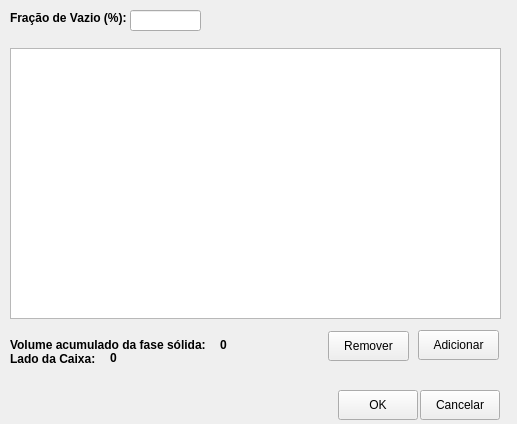
<?xml version="1.0" encoding="UTF-8"?>
<ui version="4.0">
 <class>AdicionarEsferasSistematicamenteComAjusteDaCaixaDialog</class>
 <widget class="QDialog" name="AdicionarEsferasSistematicamenteComAjusteDaCaixaDialog">
  <property name="windowModality">
   <enum>Qt::ApplicationModal</enum>
  </property>
  <property name="geometry">
   <rect>
    <x>0</x>
    <y>0</y>
    <width>517</width>
    <height>424</height>
   </rect>
  </property>
  <property name="windowTitle">
   <string>Adição Sistematizada de Esferas</string>
  </property>
  <widget class="QLabel" name="label">
   <property name="geometry">
    <rect>
     <x>10</x>
     <y>10</y>
     <width>121</width>
     <height>16</height>
    </rect>
   </property>
   <property name="font">
    <font>
     <weight>75</weight>
     <bold>true</bold>
    </font>
   </property>
   <property name="text">
    <string>Fração de Vazio (%):</string>
   </property>
  </widget>
  <widget class="QLineEdit" name="textFracaoVazia">
   <property name="geometry">
    <rect>
     <x>130</x>
     <y>10</y>
     <width>71</width>
     <height>21</height>
    </rect>
   </property>
   <property name="text">
    <string/>
   </property>
  </widget>
  <widget class="QPushButton" name="btnRemover">
   <property name="geometry">
    <rect>
     <x>328</x>
     <y>331</y>
     <width>81</width>
     <height>30</height>
    </rect>
   </property>
   <property name="cursor">
    <cursorShape>PointingHandCursor</cursorShape>
   </property>
   <property name="text">
    <string>Remover</string>
   </property>
   <property name="autoDefault">
    <bool>false</bool>
   </property>
  </widget>
  <widget class="QPushButton" name="btnAdicionar">
   <property name="geometry">
    <rect>
     <x>418</x>
     <y>330</y>
     <width>81</width>
     <height>30</height>
    </rect>
   </property>
   <property name="cursor">
    <cursorShape>PointingHandCursor</cursorShape>
   </property>
   <property name="text">
    <string>Adicionar</string>
   </property>
   <property name="autoDefault">
    <bool>false</bool>
   </property>
  </widget>
  <widget class="QPushButton" name="btnOK">
   <property name="geometry">
    <rect>
     <x>338</x>
     <y>390</y>
     <width>80</width>
     <height>30</height>
    </rect>
   </property>
   <property name="text">
    <string>OK</string>
   </property>
   <property name="autoDefault">
    <bool>false</bool>
   </property>
  </widget>
  <widget class="QPushButton" name="btnCancelar">
   <property name="geometry">
    <rect>
     <x>420</x>
     <y>390</y>
     <width>80</width>
     <height>30</height>
    </rect>
   </property>
   <property name="text">
    <string>Cancelar</string>
   </property>
   <property name="autoDefault">
    <bool>false</bool>
   </property>
  </widget>
  <widget class="QTableView" name="tableEspecificacao">
   <property name="geometry">
    <rect>
     <x>10</x>
     <y>48</y>
     <width>491</width>
     <height>271</height>
    </rect>
   </property>
  </widget>
  <widget class="QLabel" name="label_5">
   <property name="geometry">
    <rect>
     <x>10</x>
     <y>351</y>
     <width>101</width>
     <height>16</height>
    </rect>
   </property>
   <property name="font">
    <font>
     <pointsize>9</pointsize>
     <weight>75</weight>
     <bold>true</bold>
    </font>
   </property>
   <property name="text">
    <string>Lado da Caixa:</string>
   </property>
  </widget>
  <widget class="QLabel" name="labelVolumeFaseSolida">
   <property name="geometry">
    <rect>
     <x>220</x>
     <y>337</y>
     <width>81</width>
     <height>16</height>
    </rect>
   </property>
   <property name="font">
    <font>
     <pointsize>9</pointsize>
     <weight>75</weight>
     <bold>true</bold>
    </font>
   </property>
   <property name="text">
    <string>0</string>
   </property>
  </widget>
  <widget class="QLabel" name="label_4">
   <property name="geometry">
    <rect>
     <x>10</x>
     <y>337</y>
     <width>211</width>
     <height>16</height>
    </rect>
   </property>
   <property name="font">
    <font>
     <pointsize>9</pointsize>
     <weight>75</weight>
     <bold>true</bold>
    </font>
   </property>
   <property name="text">
    <string>Volume acumulado da fase sólida:</string>
   </property>
  </widget>
  <widget class="QLabel" name="labelLadoDaCaixa">
   <property name="geometry">
    <rect>
     <x>110</x>
     <y>350</y>
     <width>101</width>
     <height>16</height>
    </rect>
   </property>
   <property name="font">
    <font>
     <pointsize>9</pointsize>
     <weight>75</weight>
     <bold>true</bold>
    </font>
   </property>
   <property name="text">
    <string>0</string>
   </property>
  </widget>
 </widget>
 <resources>
  <include location="resources.qrc"/>
 </resources>
 <connections>
  <connection>
   <sender>btnAdicionar</sender>
   <signal>clicked()</signal>
   <receiver>AdicionarEsferasSistematicamenteComAjusteDaCaixaDialog</receiver>
   <slot>adicionarDescricao()</slot>
   <hints>
    <hint type="sourcelabel">
     <x>135</x>
     <y>278</y>
    </hint>
    <hint type="destinationlabel">
     <x>169</x>
     <y>184</y>
    </hint>
   </hints>
  </connection>
  <connection>
   <sender>btnRemover</sender>
   <signal>clicked()</signal>
   <receiver>AdicionarEsferasSistematicamenteComAjusteDaCaixaDialog</receiver>
   <slot>removerDescricao()</slot>
   <hints>
    <hint type="sourcelabel">
     <x>290</x>
     <y>343</y>
    </hint>
    <hint type="destinationlabel">
     <x>213</x>
     <y>211</y>
    </hint>
   </hints>
  </connection>
  <connection>
   <sender>btnCancelar</sender>
   <signal>clicked()</signal>
   <receiver>AdicionarEsferasSistematicamenteComAjusteDaCaixaDialog</receiver>
   <slot>sair()</slot>
   <hints>
    <hint type="sourcelabel">
     <x>381</x>
     <y>402</y>
    </hint>
    <hint type="destinationlabel">
     <x>213</x>
     <y>211</y>
    </hint>
   </hints>
  </connection>
  <connection>
   <sender>btnOK</sender>
   <signal>clicked()</signal>
   <receiver>AdicionarEsferasSistematicamenteComAjusteDaCaixaDialog</receiver>
   <slot>adicionarEsferas()</slot>
   <hints>
    <hint type="sourcelabel">
     <x>299</x>
     <y>402</y>
    </hint>
    <hint type="destinationlabel">
     <x>213</x>
     <y>211</y>
    </hint>
   </hints>
  </connection>
 </connections>
 <slots>
  <slot>adicionarDescricao()</slot>
  <slot>removerDescricao()</slot>
  <slot>adicionarEsferas()</slot>
  <slot>sair()</slot>
 </slots>
</ui>
